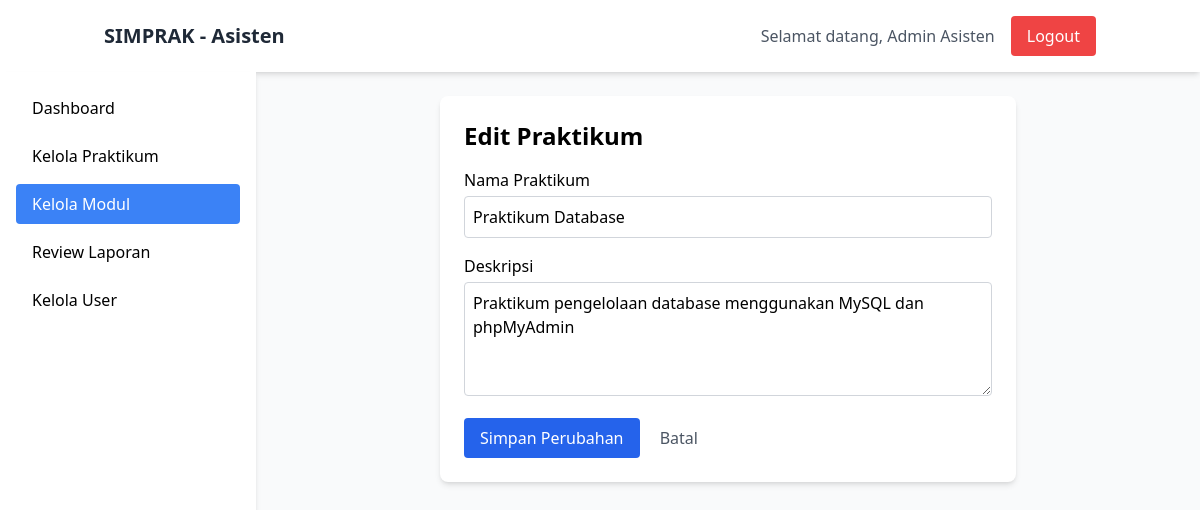
/asisten/edit_praktikum.php?id=2 (signed in), run on the app's committed database.
### tables this page shows
CREATE TABLE `praktikum` (
  `id` int(11) NOT NULL,
  `asisten_id` int(11) NOT NULL,
  `nama` varchar(100) NOT NULL,
  `deskripsi` text NOT NULL,
  `durasi` varchar(50) DEFAULT NULL,
  `created_at` timestamp NOT NULL DEFAULT current_timestamp()
);

### asisten/edit_praktikum.php (the view, shortened to what this page needs)
<?php
require_once '../config.php';
$asisten_id = $_SESSION['user_id'];
$praktikum_id = $_GET['id'] ?? null;
$stmt = $conn->prepare("SELECT * FROM praktikum WHERE id = ? AND asisten_id = ?");
$stmt->bind_param("ii", $praktikum_id, $asisten_id);
$stmt->execute();
$result = $stmt->get_result();
$praktikum = $result->fetch_assoc();
require_once 'templates/header.php';
?>
<div class="bg-white p-6 rounded-lg shadow-md max-w-xl mx-auto">
    <h2 class="text-2xl font-bold mb-4">Edit Praktikum</h2>
    <form method="post">
        <div class="mb-4">
            <label for="nama_praktikum" class="block font-medium mb-1">Nama Praktikum</label>
            <input type="text" name="nama_praktikum" id="nama_praktikum"
                value="<?= htmlspecialchars($praktikum['nama']) ?>" class="w-full p-2 border border-gray-300 rounded"
                required>
        </div>
        <div class="mb-4">
            <label for="deskripsi" class="block font-medium mb-1">Deskripsi</label>
            <textarea name="deskripsi" id="deskripsi" class="w-full p-2 border border-gray-300 rounded"
                rows="4"><?= htmlspecialchars($praktikum['deskripsi']) ?></textarea>
        </div>
        <button type="submit" class="bg-blue-600 text-white px-4 py-2 rounded hover:bg-blue-700">Simpan
            Perubahan</button>
        <a href="modul.php?praktikum_id=<?= $praktikum_id ?>" class="ml-4 text-gray-600 hover:underline">Batal</a>
    </form>
</div>
<?php require_once 'templates/footer.php'; ?>

### data on the page
praktikum: nama_praktikum "Praktikum Database", deskripsi "Praktikum pengelolaan database menggunakan MySQL dan phpMyAdmin"

### other printed values
$_SESSION['nama'] "Admin Asisten"
